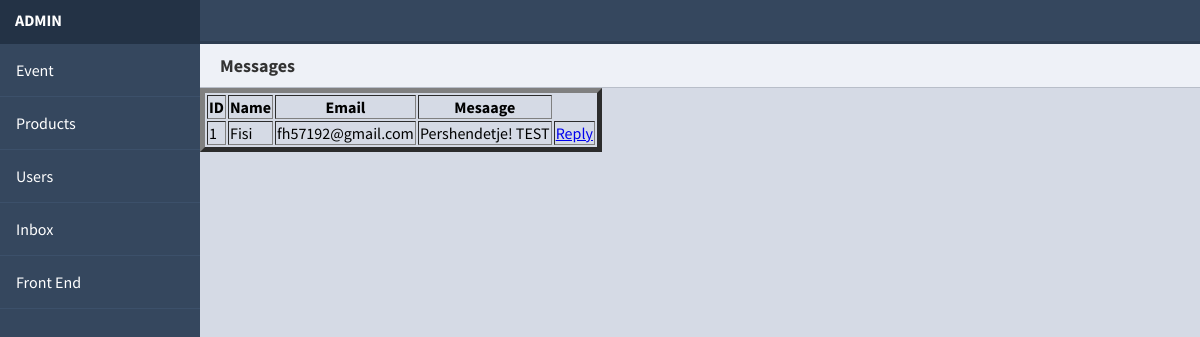
/inbox.php (signed in), run on the app's committed database.
### tables this page shows
CREATE TABLE `inbox` (
  `id` int(255) NOT NULL,
  `name` varchar(255) NOT NULL,
  `email` varchar(255) NOT NULL,
  `message` text NOT NULL
);

### model.php (called while the page is built, shortened)
<?php
Class Model{
    private $server = "localhost";
    private $username="root";
private $password;
    private $db = "hikedb";
    private $conn;
    public function __construct(){
        try{
    $this->conn = new mysqli($this->server,$this->username,$this->password, $this->db);
}catch (Exception $e){
    echo "connection failed" . $e->getMessage();
}
    }
public function fetchinbox(){
    $data=null;
    $query="Select * from inbox";
    if($sql=$this->conn->query($query)){
        while($row=mysqli_fetch_assoc($sql)){
            $data[]=$row;
        }
    }
    return $data;
}
}
?>

### inbox.php (the view, shortened to what this page needs)
<!DOCTYPE html>
<html>
<head>
	<link rel="stylesheet" href="https://use.fontawesome.com/releases/v5.5.0/css/all.css">
	<link rel="stylesheet" href="css/dashboard.css">
</head>
<body>
	<div class="header">
	</div>
	<div class="side-nav">
		<div class="logo">
			<span> <?php echo $_SESSION['username']; ?></span>
		</div>
		<?php include("sidebar.php") ?>
	</div>
	<div class="main-content">
	<div class="title">Messages</div>
			<div class="chart">
				<table border=5>
					<tr>
						<th>ID</th>
						<th>Name</th>
						<th>Email</th>
                        <th>Mesaage</th>
					</tr>
					<?php
				include 'model.php';
				$model= new Model();
				$rows= $model->fetchinbox();
				if(!empty($rows)){
                    foreach($rows as $row){
                        ?>
                        <tr>
							<td><?php echo $row['id']; ?></td>
                            <td><?php echo $row['name']; ?></>
                            <td><?php echo $row['email']; ?></td>
                            <td><?php echo $row['message']; ?></td>
                            <td>
                            <a href = "mailto:<?php echo $row['email']; ?>?subject = Feedback&body = Message">
Reply
</a>
                            </td>
                        </tr>
                        <?php
                    }
                }else{
                    echo "IT IS NOT REGISTRED ANY EVENT...";
                }
			?>
				</table>
			</div>
		</div>
</body>
</html>

### css/dashboard.css (style rules this page uses)
* { box-sizing: border-box; }
body { margin: 0; padding: 0; font-family: 'Source Sans Pro', sans-serif; background-color: #d5dae5; -webkit-font-smoothing: antialiased; -moz-osx-font-smoothing: grayscale; }
.header { position: absolute; width: 100%; z-index: 3; height: 44px; background-color: #fff; border-bottom: 3px solid #2d3d51; }
.logo { height: 44px; padding: 10px; font-weight: 700; }
.side-nav .logo { background-color: #233245; color: #fff; }
.logo span { margin-left: 5px; text-transform: uppercase; }
.nav-trigger span, .nav-trigger span:before, span:after { width: 20px; height: 2px; background-color: #35475e; position: absolute; }
.side-nav { position: absolute; width: 100%; height: 100vh; background-color: #35475e; z-index: 1; display: none; }
.main-content { padding: 40px; margin-top: 0; padding: 0; padding-top: 44px; height: 100%; overflow: scroll; }
.main-content .title { background-color: #eef1f7; border-bottom: 1px solid #b8bec9; padding: 10px 20px; font-weight: 700; color: #333; font-size: 18px; }
@media screen and (min-width: 600px) { .header { background-color: #35475e; z-index: 1; } }
@media screen and (min-width: 600px) { .nav-trigger span, .nav-trigger span:before, span:after { background-color: #fff; } }
@media screen and (min-width: 600px) { .side-nav { display: block; width: 70px; z-index: 2; } }
@media screen and (min-width: 600px) { .side-nav .logo span { display: none; } }
@media screen and (min-width: 600px) { .main-content { margin-left: 70px; } }
@media screen and (min-width: 800px) { .side-nav { width: 200px; } }
@media screen and (min-width: 800px) { .side-nav .logo span { display: inline-block; } }
@media screen and (min-width: 800px) { .main-content { margin-left: 200px; } }

### data on the page
inbox: id "1", name "Fisi", email "fh57192@gmail.com", message "Pershendetje! TEST"

### other printed values
$_SESSION['username'] "ADMIN"
